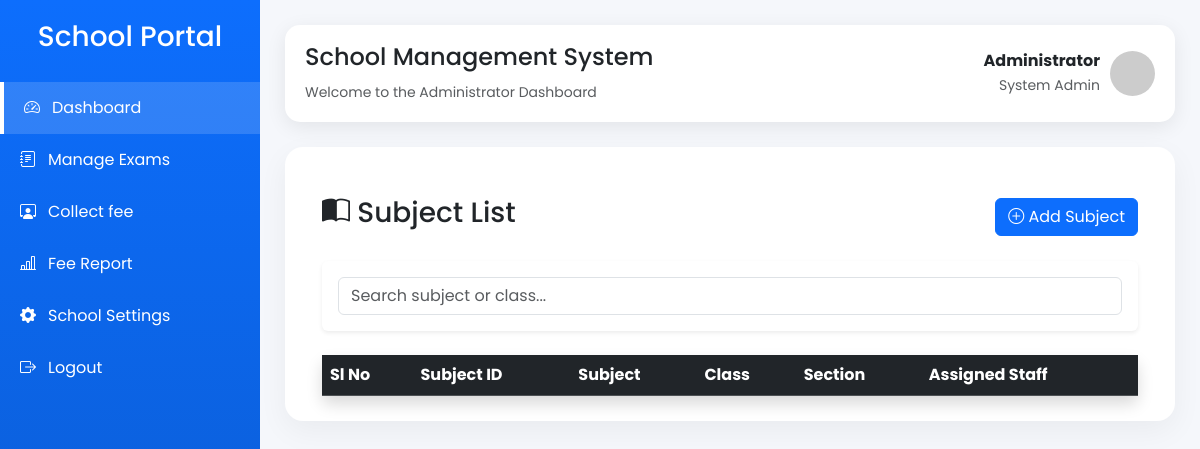
/subject_list (signed in), run on an earlier commit of the app's database.
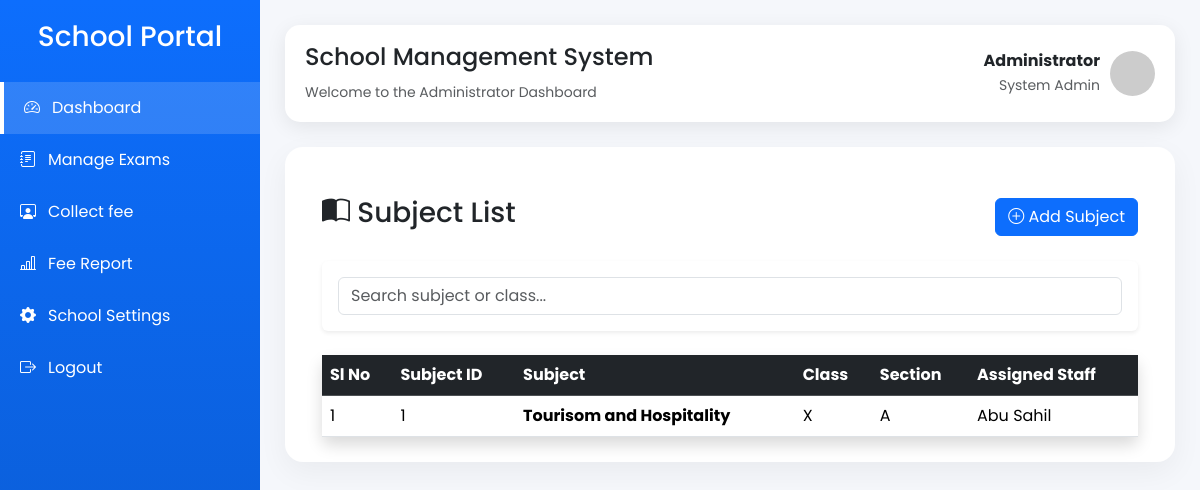
And on a later commit of the database.
### application/model.py (models this page shows, shortened)
class Subject(db.Model):
    __tablename__ = "subjects"
    id = db.Column(db.Integer, primary_key=True)
    name = db.Column(db.String(50), nullable=False)
    class_id = db.Column(db.Integer,db.ForeignKey("classes.id"),nullable=False)
    school_class = db.relationship("SchoolClass",back_populates="subjects")
    exams = db.relationship("Exam", back_populates="subject",cascade="all, delete-orphan" )
    staff = db.relationship("Staff",back_populates="subject" , uselist = False )

class SchoolClass(db.Model):
    __tablename__ = "classes"
    id = db.Column(db.Integer, primary_key=True)
    name = db.Column(db.String(20), nullable=False)
    section = db.Column(db.String(10), nullable=False)
    students = db.relationship("Student",back_populates="school_class",cascade="all, delete-orphan")
    subjects = db.relationship("Subject",back_populates="school_class",cascade="all, delete-orphan" )
    fee_types = db.relationship("FeeType",back_populates="school_class",cascade="all, delete-orphan")
    __table_args__ = (
        db.UniqueConstraint(
            "name",
            "section",
            name="unique_class_section"
        ),
    )

class User(db.Model, UserMixin):
    __tablename__ = "users"
    id = db.Column(db.Integer, primary_key=True)
    role = db.Column(db.String(20), nullable=False)       # Admin / Staff / Student
    name = db.Column(db.String(100), nullable=False)
    email = db.Column(db.String(100), unique=True, nullable=False)
    password = db.Column(db.String(255), nullable=False)
    is_active = db.Column(db.Boolean, default=True)
    created_at = db.Column(db.DateTime, default=datetime.utcnow)
    staff = db.relationship("Staff",back_populates="user",uselist=False,cascade="all, delete-orphan")
    student = db.relationship("Student",back_populates="user",uselist=False,cascade="all, delete-orphan")

### application/controler.py (the view)
@app.route("/subject_list")
@login_required
def subject_list():
    if current_user.role is None or current_user.role != "admin":
            flash("Only Admin can access this page.", "danger")
            return redirect(url_for("login"))
    subjects = Subject.query.order_by(Subject.name).all()
    return render_template(
        "admin/subject_list.html",
        subjects=subjects
    )

### application/controler.py (called while the page is built)
@login_manager.user_loader
def load_user(user_id):
    return User.query.get(int(user_id))

### templates/admin/subject_list.html (shortened to what this page needs)
{% extends "admin/admin_dashboard.html" %}
{% block content %}
<div class="container mt-4">
    <div class="d-flex justify-content-between align-items-center mb-4">
        <h3>
            <i class="bi bi-book-half"></i>
            Subject List
        </h3>
        <a href="{{ url_for('add_subject') }}" class="btn btn-primary">
            <i class="bi bi-plus-circle"></i>
            Add Subject
        </a>
    </div>
    <div class="card shadow-sm border-0 mb-4">
        <div class="card-body">
            <input
                type="text"
                class="form-control"
                id="searchInput"
                placeholder="Search subject or class...">
        </div>
    </div>
    <div class="card shadow border-0">
        <div class="card-body p-0">
            <div class="table-responsive">
                <table class="table table-hover align-middle mb-0" id="subjectTable">
                    <thead class="table-dark">
                        <tr>
                            <th>Sl No</th>
                            <th>Subject ID</th>
                            <th>Subject</th>
                            <th>Class</th>
                            <th>Section</th>
                            <th>Assigned Staff</th>
                        </tr>
                    </thead>
                    <tbody>
                        {% for subject in subjects %}
                        <tr>
                            <td>{{ loop.index }}</td>
                            <td>{{ subject.id}}</td>
                            <td>
                                <strong>{{ subject.name }}</strong>
                            </td>
                            <td>
                                {{ subject.school_class.name }}
                            </td>
                            <td>
                                {{ subject.school_class.section }}
                            </td>
                            <td>
                                {% if subject.staff %}
                                    {{ subject.staff.user.name }}
                                {% else %}
                                    <span class="badge bg-secondary">
                                        Not Assigned
                                    </span>
                                {% endif %}
                            </td>
                        </tr>
                        {% endfor %}
                    </tbody>
                </table>
            </div>
        </div>
    </div>
</div>
{% endblock %}

What changed in the data, as far as the page shows it:
added Subject: id "1", name "Tourisom and Hospitality", school_class.name "X", school_class.section "A", staff.user.name "Abu Sahil"
